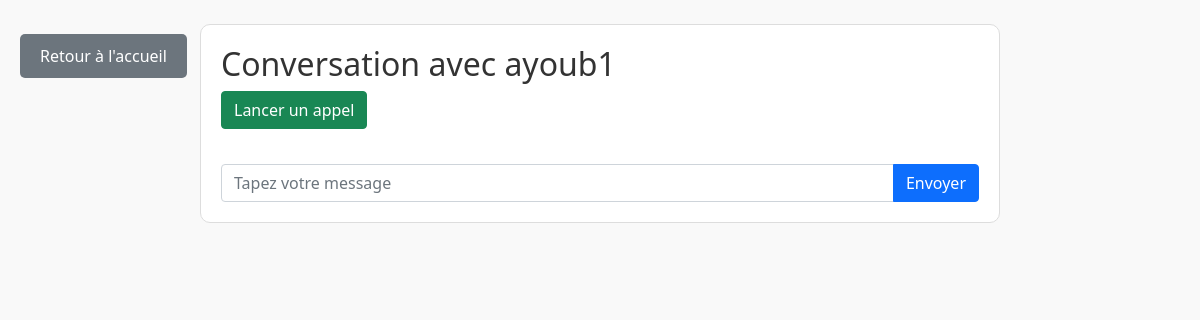
Page /conversation/2 (signed in) on the earlier database version.
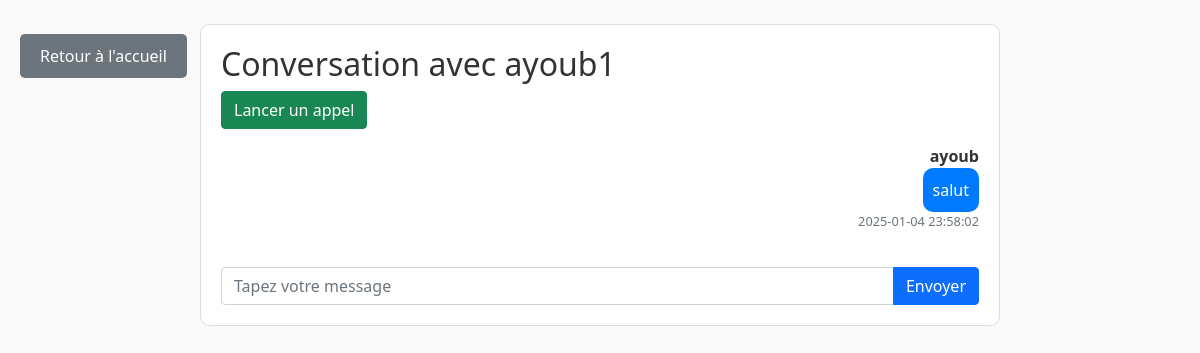
Same page on the later database version.
### models.py (models this page shows)
class User(UserMixin, db.Model):
    id = db.Column(db.Integer, primary_key=True)
    username = db.Column(db.String(150), unique=True, nullable=False)
    email = db.Column(db.String(150), unique=True, nullable=False)  # Nouveau champ
    phone_number = db.Column(db.String(20), unique=True, nullable=False)  # Nouveau champ
    password = db.Column(db.String(150), nullable=False)
    profile_picture = db.Column(db.String(200))

class Message(db.Model):
    id = db.Column(db.Integer, primary_key=True)
    conversation_id = db.Column(db.Integer, db.ForeignKey('conversation.id'), nullable=True)  # Message privé
    group_id = db.Column(db.Integer, db.ForeignKey('group.id'), nullable=True)  # Message de groupe
    sender_id = db.Column(db.Integer, db.ForeignKey('user.id'), nullable=False)
    content = db.Column(db.String(500), nullable=False)
    is_read = db.Column(db.Boolean, default=False)
    timestamp = db.Column(db.DateTime, default=db.func.current_timestamp())
    sender = db.relationship('User', foreign_keys=[sender_id])
    conversation = db.relationship('Conversation', foreign_keys=[conversation_id])
    group = db.relationship('Group', foreign_keys=[group_id])

### app.py (the view, shortened to what this page needs)
@app.route('/conversation/<int:conversation_id>', methods=['GET', 'POST'])
@login_required
def conversation(conversation_id):
    conversation = db.session.get(Conversation, conversation_id)
    if not conversation:
        return "Erreur : Cette conversation n'existe pas.", 404
    if not (conversation.user_1_id == current_user.id or conversation.user_2_id == current_user.id):
        return "Erreur : Vous n'avez pas accès à cette conversation.", 403
    unread_messages = Message.query.filter_by(conversation_id=conversation.id, is_read=False).all()
    for msg in unread_messages:
        if msg.sender_id != current_user.id:
            msg.is_read = True
    db.session.commit()
    messages = Message.query.filter_by(conversation_id=conversation.id).order_by(Message.timestamp).all()
    unread_count = Message.query.filter_by(conversation_id=conversation.id, is_read=False).count()
    return render_template(
        'conversation.html',
        conversation=conversation,
        messages=messages,
        unread_count=unread_count,  # Passez le nombre de messages non lus à la page
        current_user=current_user  # Passer explicitement current_user
    )

### app.py (called while the page is built)
@login_manager.user_loader
def load_user(user_id):
    return db.session.get(User, int(user_id))  # Correctif pour éviter LegacyAPIWarning

@app.context_processor
def inject_profile_picture():
    def get_profile_picture(user):
        if user.profile_picture and os.path.exists(user.profile_picture):
            return url_for('static', filename=f"photos_profil/{os.path.basename(user.profile_picture)}")
        return url_for('static', filename='icone-profil-avatar-par-defaut-image-utilisateur-medias-sociaux-icone-avatar-gris-silhouette-profil-vierge-illustration-vectorielle_561158-3467.avif')
    return dict(get_profile_picture=get_profile_picture)

### templates/conversation.html (shortened to what this page needs)
<!DOCTYPE html>
<html lang="fr">
<head>
    <link href="https://cdn.jsdelivr.net/npm/bootstrap@5.1.3/dist/css/bootstrap.min.css" rel="stylesheet">
    <link rel="stylesheet" href="https://cdnjs.cloudflare.com/ajax/libs/font-awesome/5.15.4/css/all.min.css">
</head>
<body>
    <div class="container mt-4" style="position: relative;">
        <a href="{{ url_for('index') }}" class="btn btn-secondary btn-back">Retour à l'accueil</a>
        <div class="chat-container">
            <h2>Conversation avec {{ conversation.user_2.username if conversation.user_1.id == current_user.id else conversation.user_1.username }}</h2>
            <div class="call-controls" style="margin-bottom: 15px;">
                <a href="{{ url_for('call_user', user_id=(conversation.user_2.id if conversation.user_1.id == current_user.id else conversation.user_1.id)) }}" class="btn btn-success">
                    Lancer un appel
                </a>
            </div>
            <div class="message-list">
                {% for message in messages %}
                    <div class="message {{ 'sent' if message.sender.id == current_user.id else 'received' }}">
                        <div class="username">{{ message.sender.username }}</div>
                        <div class="content">{{ message.content }}</div>
                        <div class="timestamp text-muted" style="font-size: 0.8em;">{{ message.timestamp }}</div>
                    </div>
                {% endfor %}
            </div>
            <form action="" method="POST" class="input-group">
                <input type="text" name="content" class="form-control" placeholder="Tapez votre message" required>
                <button type="submit" class="btn btn-primary">Envoyer</button>
            </form>
        </div>
    </div>
</body>
</html>

### templates/conversation.html (style rules this page uses)
body { font-family: 'Segoe UI', Tahoma, Geneva, Verdana, sans-serif; background-color: #f9f9f9; margin: 0; padding: 0; color: #333; transition: background-color 0.3s ease, color 0.3s ease; }
.chat-container { margin: auto; max-width: 800px; border: 1px solid #ddd; border-radius: 10px; padding: 20px; background-color: #fff; transition: background-color 0.3s ease; }
.message-list { max-height: 400px; overflow-y: scroll; margin-bottom: 20px; }
.message { margin-bottom: 15px; }
.message.sent { text-align: right; }
.message .username { font-weight: bold; }
.message .content { display: inline-block; padding: 10px; border-radius: 10px; background-color: #e0e0e0; transition: background-color 0.3s ease; }
.message.sent .content { background-color: #007bff; color: white; }
.btn-back { position: absolute; top: 10px; left: -10px; padding: 10px 20px; background-color: #6c757d; color: white; border: none; border-radius: 5px; text-decoration: none; }

Differences in the rows shown:
added Message: sender.username "ayoub", content "salut", timestamp "2025-01-04 23:58:02"
